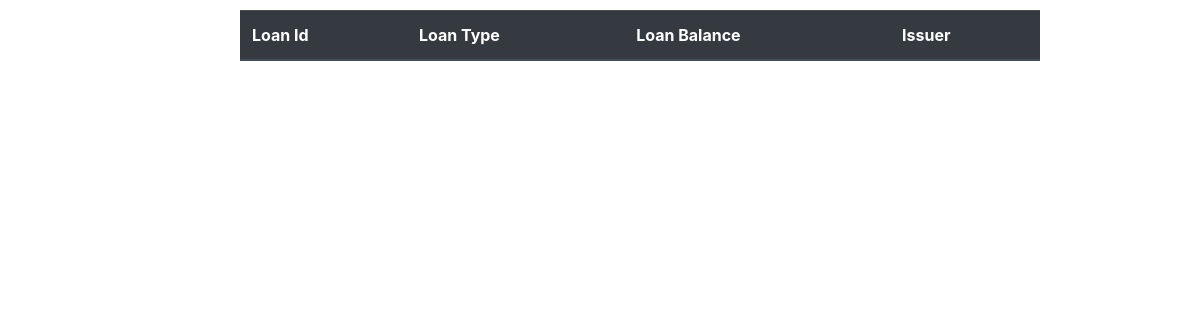
The app's page /walletapp/loans/, older data.
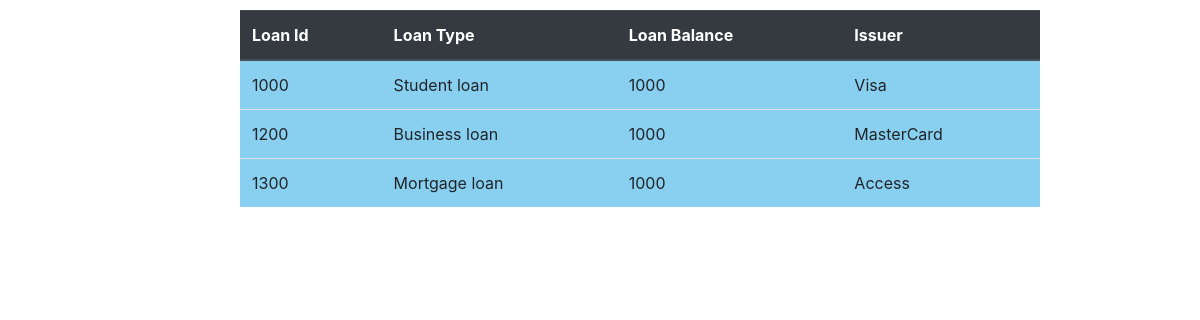
The same page, newer data.
### walletapp/models.py (models this page shows)
class Loan(models.Model):
    loan_id = models.IntegerField()
    loan_type = models.CharField(max_length=15)
    loan_balance = models.IntegerField()
    amount = models.IntegerField()
    guaranter = models.CharField(max_length=20)
    issuer = models.CharField(max_length=20)
    wallet = models.ForeignKey("Wallet",on_delete=models.CASCADE,related_name='Loan_wallet')

### walletapp/views.py (the view)
# urls.py: path('loans/', views.list_loans, name="loans_list"),
def list_loans(request):
    loans = models.Loan.objects.all()
    return render(request, "loans_list.html",{'loans': loans})

### walletapp/templates/loans_list.html (shortened to what this page needs)
<!DOCTYPE html>
<html lang="en">
<head>
    <link rel="stylesheet" href="https://cdn.jsdelivr.net/npm/bootstrap@4.3.1/dist/css/bootstrap.min.css">
</head>
<body>
    <table class="table" style="width: 50rem; margin-top:10px;margin-left: 20%; padding:2% 5%; background-color:#88CFF0;">
        <thead class="thead-dark">        <tr>
            <th>Loan Id</th>
            <th>Loan Type</th>
            <th>Loan Balance</th>
            <th>Issuer</th>
        </tr>
        </thead>
        <tr>
            {%for loan in loans%}
            <td>{{loan.loan_id}}</td>
            <td>{{loan.loan_type}}</td>
            <td>{{loan.loan_balance}}</td>
            <td>{{loan.issuer}}</td>
        </tr>
        {% endfor %}
    </table>
</body>
</html>

Row changes from the older to the newer data that the page shows:
added Loan: loan_id "1000", loan_type "Student loan", loan_balance "1000", issuer "Visa"
added Loan: loan_id "1200", loan_type "Business loan", loan_balance "1000", issuer "MasterCard"
added Loan: loan_id "1300", loan_type "Mortgage loan", loan_balance "1000", issuer "Access"
